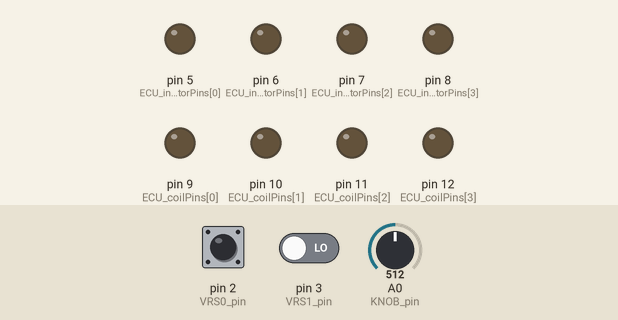
This sketch was run on a simulated Arduino Uno, built with avr-gcc and run on an emulated ATmega328P. Shown: output pins drawn as LEDs (lit = HIGH). Inputs (shaded band) come from the test bench; at power-on: pin 2 (VRS0_pin) HIGH, pin 3 (VRS1_pin) LOW, A0 (KNOB_pin) = 512.

Above: at 0.1 s.
At 67.2 s:
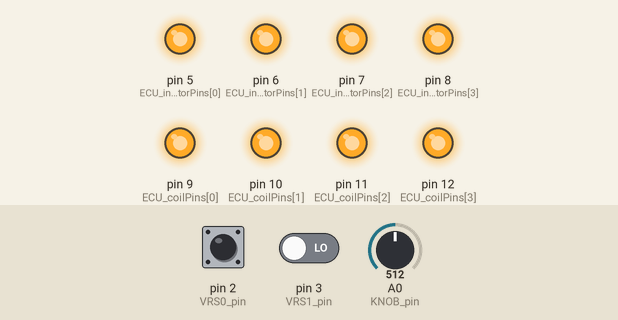
Timing chart, 0 to 68.7 s (numbered marks = the images above):
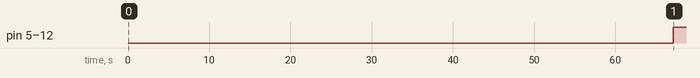

Measured:
- by itself, pin 5 (ECU_injectorPins[0]), pin 6 (ECU_injectorPins[1]), pin 7 (ECU_injectorPins[2]), pin 8 (ECU_injectorPins[3]), pin 9 (ECU_coilPins[0]), pin 10 (ECU_coilPins[1]), pin 11 (ECU_coilPins[2]), pin 12 (ECU_coilPins[3]): LOW → HIGH at 67.1 s

The sketch:

ArduinoECU.ino
```cpp
// TRIGGER ON THE FALLING EDGE OF THE CRANK
#include <avr/io.h>
#include <avr/interrupt.h>

const int VRS0_pin = 2;
const int VRS1_pin = 3;
const int KNOB_pin = A0;

volatile unsigned int VRS0_events = 0;
volatile unsigned int VRS1_events = 0;

int tickPerEvent[128];
volatile uint8_t INJ_time = 0;
volatile long ECU_cycleTimeMs = 0;
//volatile long VRS0_lastEventAtMs = 0;
volatile long now = 0;
int VRS0_degreesPerTooth = 30;
long ECU_msPerRotation = 0;
long ECU_lastSyncAtMs = 0;
long ECU_lastSyncAtUs = 0;
long ECU_now = 0;
long ECU_nowUs = 0;
long ECU_cycleStartedAtMs = 0;

typedef enum {
  STATE_NONE = 0,
  STATE_BDC,
  STATE_REF,
  STATE_103BTDC,
  STATE_ERROR,
}state_t;

state_t state = STATE_NONE;
volatile uint16_t ECU_currentDegree = 0;


uint16_t VRS0_eventTimesMs[12];
uint8_t VRS0_currentEvent = 0;
volatile long VRS0_lastEventAtMs = 0;

void VRS0_isr() {
  VRS0_events++;
  VRS0_currentEvent = (VRS0_currentEvent+1)%12;
  long now = millis();
  VRS0_eventTimesMs[VRS0_currentEvent] = now-VRS0_lastEventAtMs;
  VRS0_lastEventAtMs = now;
}

volatile int ECU_cycleDone = 1;


void flashOn() {
  digitalWrite(12, 1);

}

void flashOff() {
  digitalWrite(12, 0);
}

void VRS1_isr() {
  VRS1_events++;
  ECU_now = millis();

  switch(VRS0_events) {

    case 2:
      state = STATE_REF;
    break;

    case 10:
      state = STATE_BDC;
    break;

    case 12:
      state = STATE_103BTDC;
      ECU_cycleStartedAtMs = ECU_now;
      ECU_msPerRotation = (ECU_now - ECU_lastSyncAtMs)/2;
      ECU_lastSyncAtMs = ECU_now;
      ECU_cycleTimeMs = 0;
    break;

    default:
      state = STATE_ERROR;
  }
  VRS0_events = 0;
}

int ledstate = 0;

const int ECU_coilDwellMs = 2;
const int ECU_injectorDeadTimeMs = 1;
// 1 2 4 3
const int16_t ECU_syncBTDCdeg = 103;

//int16_t ECU_ignitionTiming[] = {90, 270, 630, 450};
int16_t ECU_ignitionTiming[] = {90, 270, 630, 450};

int16_t ECU_injectionTiming[] = {630, 450, 270, 90};  // whatever
uint8_t ECU_coilPins[] = {9, 10, 11, 12};
uint8_t ECU_injectorPins[] = {5,6,7,8};
const int ECU_cylinders = 4;

volatile uint16_t ECU_coilDwellStartMs[4];
volatile uint16_t ECU_coilDwellStopMs[4];
volatile uint16_t ECU_injectorOpenMs[4];
volatile uint16_t ECU_injectorCloseMs[4];

ISR (TIMER2_COMPA_vect) {
  //long diff;
  uint8_t i;
  ECU_cycleTimeMs++;


  for(i=0; i<ECU_cylinders; i++) {
    // Coil dwelling
//    if(ECU_cycleTimeMs == (( ECU_ignitionTiming[i] *ECU_msPerRotation)/360)-ECU_coilDwellMs)  {
    if(ECU_cycleTimeMs == ECU_coilDwellStartMs[i])  {
      digitalWrite(ECU_coilPins[i],1);
//      ECU_ignitionStates[i] = 1;
    }

    // Coil dwell stop - discharge BANG!
//    if(ECU_cycleTimeMs == (( ECU_ignitionTiming[i] *ECU_msPerRotation)/360))  {
    if(ECU_cycleTimeMs == ECU_coilDwellStopMs[i] )  {
      digitalWrite(ECU_coilPins[i],0);
//            ECU_ignitionStates[i] = 0;

    }

    // Opening injectors
    if(ECU_cycleTimeMs == ECU_injectorOpenMs[i])  {
      digitalWrite(ECU_injectorPins[i],1);
//      ECU_injectorStates[i] = 1;
    }

    // closing injectors
//    if(ECU_cycleTimeMs == (( ECU_injectionTiming[i] *ECU_msPerRotation)/360)+INJ_time)  {
    if(ECU_cycleTimeMs ==ECU_injectorCloseMs[i])  {
      digitalWrite(ECU_injectorPins[i],0);
//      ECU_injectorStates[i] = 0;
    }

  //  digitalWrite(ECU_coilPins[i],ECU_ignitionStates[i]);
   // digitalWrite(ECU_injectorPins[i],ECU_injectorStates[i]);
  }


}

void setup() {
  Serial.begin(9600);

  pinMode(VRS0_pin, INPUT);
  pinMode(VRS1_pin, INPUT);

  pinMode(KNOB_pin, INPUT);

  for(int i=0; i<ECU_cylinders; i++) {
    pinMode( ECU_coilPins[i], OUTPUT );
    digitalWrite( ECU_coilPins[i], 0 );

    pinMode( ECU_injectorPins[i], OUTPUT );
    digitalWrite( ECU_injectorPins[i], 0 );

  }

  attachInterrupt( 0, VRS0_isr, FALLING );
  attachInterrupt( 1, VRS1_isr, RISING);
  tickPerEvent[0] = 0;


    OCR2A = 1;
    TCCR2A |= (1 << WGM21);
    TIMSK2 |= (1 << OCIE2A);
    TCCR2B |= 4;


}


void flash() {
digitalWrite(12, 1);
delayMicroseconds(500);
digitalWrite(12, 0);
}

char line[128];
int prev_state = 0;


volatile long ECU_currentCycleTimeMs = 0;


void loop() {

  uint16_t KNOB_value = analogRead(KNOB_pin);
  INJ_time = 30*KNOB_value/1024;

  for(int i=0; i<4; i++) {
   ECU_coilDwellStartMs[i] = (( ECU_ignitionTiming[i] *ECU_msPerRotation)/360)-ECU_coilDwellMs;
   ECU_coilDwellStopMs[i] = (( ECU_ignitionTiming[i] *ECU_msPerRotation)/360);
   ECU_injectorOpenMs[i] = (( ECU_injectionTiming[i] *ECU_msPerRotation)/360)-ECU_injectorDeadTimeMs;
   ECU_injectorCloseMs[i] = (( ECU_injectionTiming[i] *ECU_msPerRotation)/360)+INJ_time;
  }
  /*
  Serial.print("Injector time: ");
  Serial.print(INJ_time);
  Serial.println(" ms");

  Serial.println("Event times: ");
  for(int i=0; i<12; i++) {
    Serial.print( VRS0_eventTimesMs[i] );
    Serial.print(", ");
  }
  Serial.println();
  Serial.print("Ms per rotation: ");
  Serial.println(ECU_msPerRotation);
  */
 // delay(1000);

}
```
